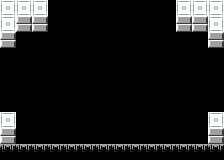

Rendered tile map (Tiled .tmx) drawn with the repository's tilesets; below, a short description and the full map source, tile grids included:
An orthogonal 14x10 tile map with 16x16 px tiles, 1 tile layer (Tile Layer 1).

<map version="1.10" tiledversion="1.10.2" orientation="orthogonal" renderorder="right-down" width="14" height="10" tilewidth="16" tileheight="16" infinite="0" nextlayerid="2" nextobjectid="1">
 <properties>
  <property name="exit_east" type="bool" value="true" />
  <property name="exit_north" type="bool" value="true" />
  <property name="exit_west" type="bool" value="true" />
 </properties>
 <tileset firstgid="1" source="../room_tileset.tsx" />
 <layer id="1" name="Tile Layer 1" width="14" height="10">
  <data encoding="csv">
4,4,4,1,1,1,1,1,1,1,1,4,4,4,
4,3,3,1,1,1,1,1,1,1,1,3,3,4,
3,1,1,1,1,1,1,1,1,1,1,1,1,3,
1,1,1,1,1,1,1,1,1,1,1,1,1,1,
1,1,1,1,1,1,1,1,1,1,1,1,1,1,
1,1,1,1,1,1,1,1,1,1,1,1,1,1,
1,1,1,1,1,1,1,1,1,1,1,1,1,1,
4,1,1,1,1,1,1,1,1,1,1,1,1,4,
3,1,1,1,1,1,1,1,1,1,1,1,1,3,
5,5,5,5,5,5,5,5,5,5,5,5,5,5
</data>
 </layer>
</map>
